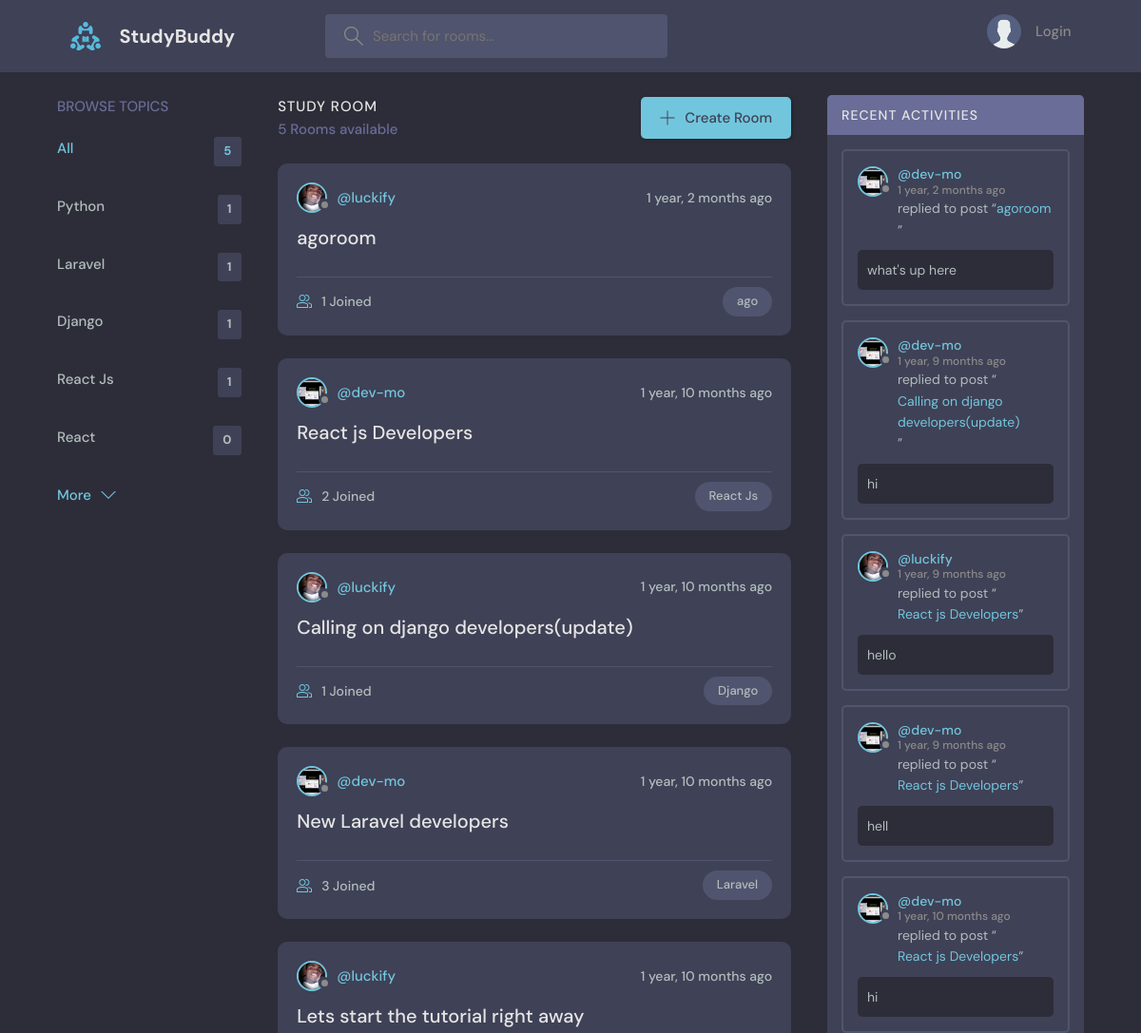
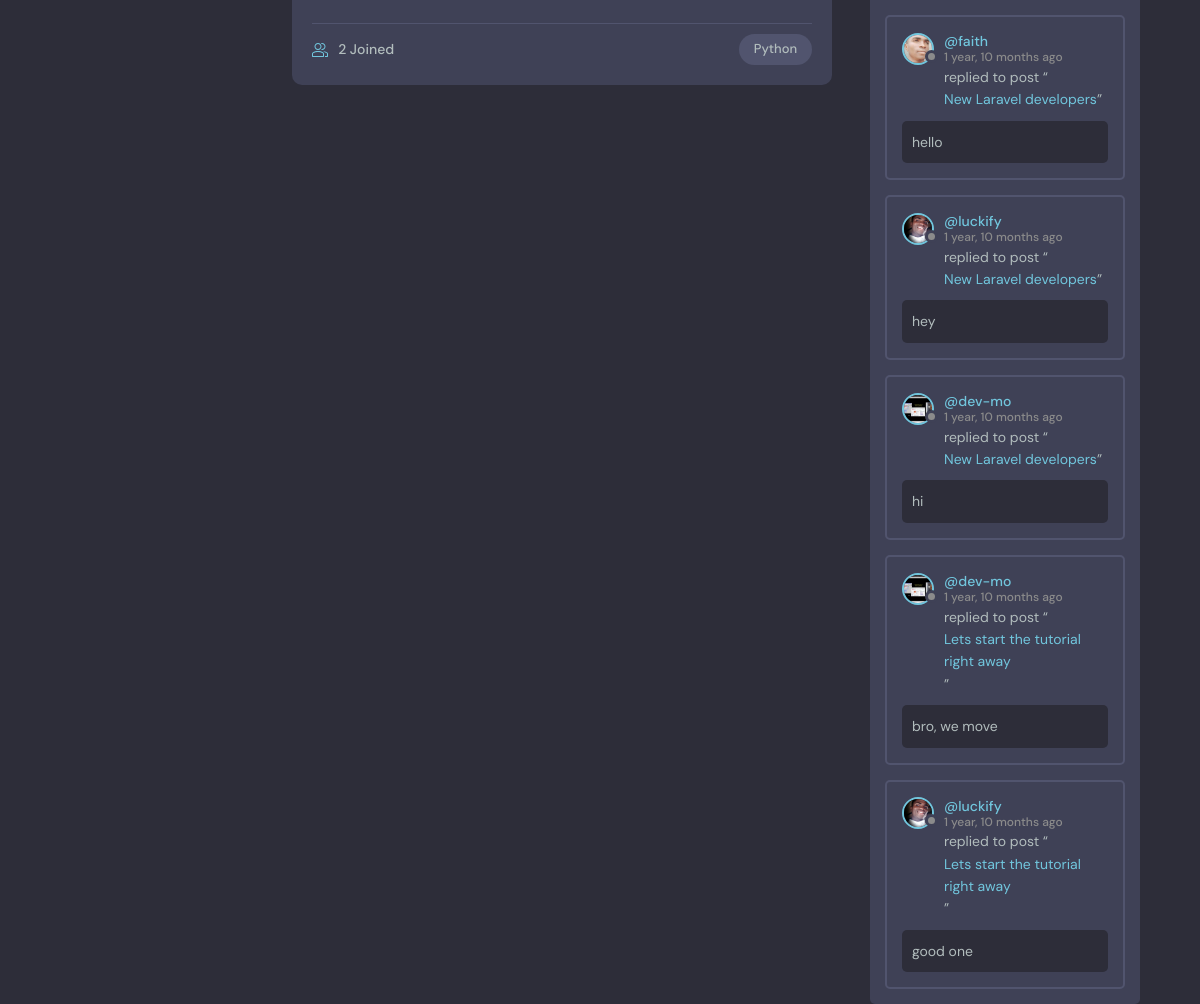
The page / on the database its author committed (2 pictures, top to bottom).
### base/models.py (models this page shows, shortened)
class Topic(models.Model):
    name=models.CharField(max_length=20)

class Room(models.Model):
    host= models.ForeignKey(User, models.SET_NULL, null=True)
    topic=models.ForeignKey(Topic, models.SET_NULL, null=True)
    name=models.CharField(max_length=200)
    description=models.TextField(null=True, blank=True)
    participants= models.ManyToManyField(User, related_name='participants', blank=True)
    updated=models.DateTimeField(auto_now=True)
    created=models.DateTimeField(auto_now_add=True)
    class Meta:
        ordering=['-updated', '-created']
    def __str__(self):
        return  self.name

class User(AbstractUser):
    name=models.CharField(max_length=200, null=True)
    email=models.EmailField(unique=True, null=True)
    bio=models.TextField(null=True)
    avartar=models.ImageField(null=True, default="avatar.svg")
    USERNAME_FIELD: 'email'
    REQUIRED_FIELDS: []

class Message(models.Model):
    user=models.ForeignKey(User, on_delete=models.CASCADE)
    room = models.ForeignKey(Room, on_delete=models.CASCADE)
    body=models.TextField()
    updated=models.DateTimeField(auto_now=True)
    created=models.DateTimeField(auto_now_add=True)
    class Meta:
            ordering=['-updated', '-created']

### base/views.py (the view)
# urls.py: path('', views.home, name="home"),
def home(request):
    q = request.GET.get('q')  if request.GET.get('q') != None else ''
    rooms = Room.objects.filter(
        Q(topic__name__icontains=q)|
        Q(name__icontains=q)|
        Q(description__icontains=q)
        )
    room_count=rooms.count()
    topics=Topic.objects.all()[0:5]
    room_messages=Message.objects.filter(Q(room__topic__name__icontains=q))
    context = {'rooms':rooms, 'topics':topics,  'room_messages':room_messages, 'room_count':room_count}
    return render(request, 'base/home.html',context)

### base/templates/base/home.html (shortened to what this page needs)
    {% extends 'main.html' %}
    {% block content %}
        <main class="layout layout--3">
        <div class="container">
            {% include 'base/topics_component.html' %}
            <div class="roomList">
            <div class="roomList__header">
                <div>
                <h2>Study Room</h2>
                <p>{{room_count}} Rooms available</p>
                </div>
                <a class="btn btn--main" href="{% url 'create-room' %}">
                <svg version="1.1" xmlns="http://www.w3.org/2000/svg" width="32" height="32" viewBox="0 0 32 32">
                    <title>add</title>
                    <path
                    d="M16.943 0.943h-1.885v14.115h-14.115v1.885h14.115v14.115h1.885v-14.115h14.115v-1.885h-14.115v-14.115z"
                    ></path>
                </svg>
                Create Room
                </a>
            </div>
           {% include 'base/feed_component.html' %}
            </div>
            {% include 'base/activity_component.html' %}
        </div>
        </main>
       {% endblock %}

### base/templates/base/topics_component.html
<div class="topics">
    <div class="topics__header">
        <h2>Browse Topics</h2>
    </div>
    <ul class="topics__list">
        <li>
        <a href="{% url 'home' %}" class="active">All <span>{{topics.count}}</span></a>
        </li>
        {% for topic in topics  %}
        <li>
        <a href="{% url 'home' %}?q={{topic.name}}">{{topic.name}} <span>{{topic.room_set.all.count}}</span></a>
        </li>
        {% endfor %}
       </ul>
    <a class="btn btn--link" href="{% url 'topics' %}">
        More
        <svg version="1.1" xmlns="http://www.w3.org/2000/svg" width="32" height="32" viewBox="0 0 32 32">
        <title>chevron-down</title>
        <path d="M16 21l-13-13h-3l16 16 16-16h-3l-13 13z"></path>
        </svg>
    </a>
    </div>

### base/templates/base/feed_component.html (shortened to what this page needs)
{%for room in rooms%}
  <div class="roomListRoom">
    <div class="roomListRoom__header">
    <a href="{% url 'user-profile' room.host.id %}" class="roomListRoom__author">
        <div class="avatar avatar--small">
        <img src="{{room.host.avartar.url}}" />
        </div>
        <span>@{{room.host.username}}</span>
    </a>
    <div class="roomListRoom__actions">
        <span>{{room.created|timesince}} ago</span>
    </div>
    </div>
    <div class="roomListRoom__content">
    <a href="{% url 'room' room.id %}">{{room.name}}</a>
    </div>
    <div class="roomListRoom__meta">
    <a href="{% url 'room' room.id %}" class="roomListRoom__joined">
        {{room.participants.all.count}} Joined
    </a>
    <p class="roomListRoom__topic">{{room.topic.name}}</p>
    </div>
</div>
{% endfor %}

### base/templates/base/activity_component.html (shortened to what this page needs)
<div class="activities">
    <div class="activities__header">
        <h2>Recent Activities</h2>
    </div>
    {% for message in room_messages %}
    <div class="activities__box">
        <div class="activities__boxHeader roomListRoom__header">
        <a href="{% url 'user-profile' message.user.id %}" class="roomListRoom__author">
            <div class="avatar avatar--small">
            <img src="{{message.user.avartar.url}}" />
            </div>
            <p>
            @{{message.user}}
            <span>{{message.created|timesince}} ago</span>
            </p>
        </a>
        </div>
        <div class="activities__boxContent">
        <p>replied to post “<a href="{% url 'room' message.room.id %}">{{message.room}}</a>”</p>
        <div class="activities__boxRoomContent">
          {{message.body}}
        </div>
        </div>
    </div>
    {% endfor %}
    </div>

### rows shown on the page
Topic: name "Python", room_set.all.count "1"
Topic: name "Laravel", room_set.all.count "1"
Topic: name "Django", room_set.all.count "1"
Topic: name "React Js", room_set.all.count "1"
Topic: name "React", room_set.all.count "0"
Room: host.avartar (picture), host.username "luckify", created "1 year, 2 months", name "agoroom", participants.all.count "1", topic.name "ago"
Room: host.avartar (picture), host.username "dev-mo", created "1 year, 10 months", name "React js Developers", participants.all.count "2", topic.name "React Js"
Room: host.avartar (picture), host.username "luckify", created "1 year, 10 months", name "Calling on django developers(update)", participants.all.count "1", topic.name "Django"
Room: host.avartar (picture), host.username "dev-mo", created "1 year, 10 months", name "New Laravel developers", participants.all.count "3", topic.name "Laravel"
Room: host.avartar (picture), host.username "luckify", created "1 year, 10 months", name "Lets start the tutorial right away", participants.all.count "2", topic.name "Python"
Message: user.avartar (picture), user "dev-mo", created "1 year, 2 months", room "agoroom", body "what's up here"
Message: user.avartar (picture), user "dev-mo", created "1 year, 9 months", room "Calling on django developers(update)", body "hi"
Message: user.avartar (picture), user "luckify", created "1 year, 9 months", room "React js Developers", body "hello"
Message: user.avartar (picture), user "dev-mo", created "1 year, 9 months", room "React js Developers", body "hell"
Message: user.avartar (picture), user "dev-mo", created "1 year, 10 months", room "React js Developers", body "hi"
Message: user.avartar (picture), user "faith", created "1 year, 10 months", room "New Laravel developers", body "hello"
Message: user.avartar (picture), user "luckify", created "1 year, 10 months", room "New Laravel developers", body "hey"
Message: user.avartar (picture), user "dev-mo", created "1 year, 10 months", room "New Laravel developers", body "hi"
Message: user.avartar (picture), user "dev-mo", created "1 year, 10 months", room "Lets start the tutorial right away", body "bro, we move"
Message: user.avartar (picture), user "luckify", created "1 year, 10 months", room "Lets start the tutorial right away", body "good one"

### other values the page prints
{{ topics.count }} "5"
{{ room_count }} "5"
